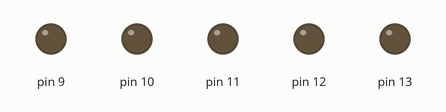
A sketch run on a simulated Arduino Uno, built with avr-gcc and run on an emulated ATmega328P. Parts: output pins drawn as LEDs (lit = HIGH).

Above: at 0.8 s.
At 1.1 s:
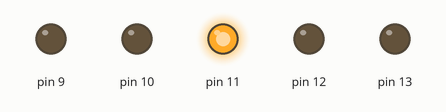
At 1.9 s:
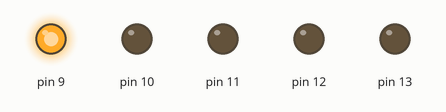
At 2.3 s:
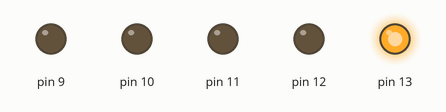
At 3.7 s:
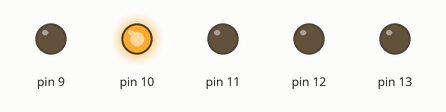
At 4.9 s:
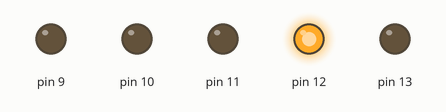
Timing chart, 0 to 5.2 s (numbered marks = the images above):
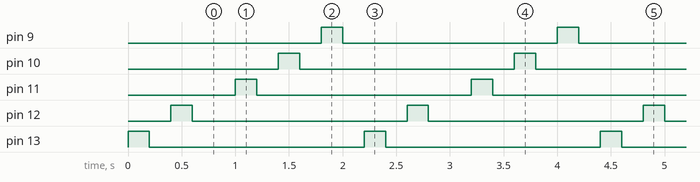

Measured:
- by itself, pin 9–13: alternates HIGH for 0.20 s and LOW for 2.0 s
- by itself, everything shown: repeats every 2.2 s, in 10 steps

The sketch:

Acender_LEDs_em_sequ_ncia.ino
```cpp
void setup()
{
  pinMode(13, OUTPUT);
  pinMode(12, OUTPUT);
  pinMode(11, OUTPUT);
  pinMode(10, OUTPUT);
  pinMode(9, OUTPUT);
}
void loop()
{
  digitalWrite(13, HIGH);
  delay(200);
  digitalWrite(13, LOW);
  delay(200);
  digitalWrite(12, HIGH);
  delay(200);
  digitalWrite(12, LOW);
  delay(200);
  digitalWrite(12, LOW);
  delay(200);
  digitalWrite(11, HIGH);
  delay(200);
  digitalWrite(11, LOW);
  delay(200);
  digitalWrite(10, HIGH);
  delay(200);
  digitalWrite(10, LOW);
  delay(200);
  digitalWrite(9, HIGH);
  delay(200);
  digitalWrite(9, LOW);
  delay(200);
}
```
